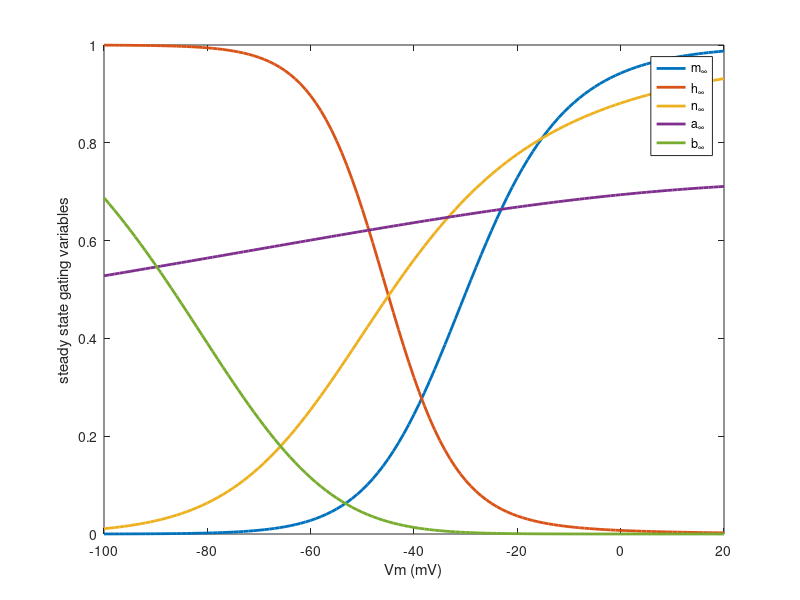

MATLAB code for this plot:
%% 
% *SARAH AKTARI (part 2 - steady state variables)*
% 
% *Equations for the steady state of each gating variable over a range of voltage* 
% 
% this portion of the code shows the steady state of each gating variable as 
% the membrane potential increases and decreases. this helps to better understand 
% the relationship between Na+, K+ and A-type current during and action potential. 
% since this portion of the code uses a given range for voltage as opposed to 
% being dependent on a differental equation and time, this portion is separate. 
% the end goal of this portion was to visual each gating variable of Na+, K+, 
% and A-type channels in its steady state in relation to each other. 

clearvars 
% 
Vm = (-100:1:20); %voltage vector in mV
%     % m variable 
alpha_m = (0.38.*(Vm+29.7))./(1-exp(-0.1.*(Vm+29.7)));
beta_m = 15.2.*exp(-0.0556.*(Vm+54.7));
% 
tau_m = 1./(alpha_m+beta_m);
m_inf = alpha_m./(alpha_m+beta_m);
% 
%     % h variable 
alpha_h = 0.266.*exp(-0.05.*(Vm+48));
beta_h = 3.8./(1+exp(-0.1.*(Vm+18)));
% 
tau_h = 1./(alpha_h+beta_h);
h_inf = alpha_h./(alpha_h+beta_h);
% 
%     % n variable 
alpha_n = (0.02.*(Vm+45.7))./(1-exp(-0.1.*(Vm+45.7)));
beta_n = 0.25.*exp(-0.0125.*(Vm+55.7));
% 
tau_n = 1./(alpha_n+beta_n);
n_inf = alpha_n./(alpha_n+beta_n);
% 
%     % a variable 
a_infpre = ((0.0761.*exp(0.0314.*(Vm)))./(1+exp(0.0346.*(Vm+1.17)))).^(1/3); % pre raising to exponential power 
a_inf = a_infpre .^ (1/3); % raised to 1/3 power 
tau_a = 0.3632 + (1.158./(1+exp(0.0497.*(Vm+55.96))));
% 
%     % b variable 
b_infpre = (1./(1+exp(0.0497.*(Vm+53.3)))); % pre raising to exponential power
b_inf = b_infpre .^ 4; % raising to power of 4, must create separate line
tau_b = 1.24 + (2.678./(1+exp(0.0624.*(Vm+50))));
% 
m_infinity = zeros(size(Vm)); %vector for m steady state variable 
% 
for v = 1:length(Vm) %value of m changes for each voltage
m_infinity(v) = alpha_m(v) / (alpha_m(v) + beta_m(v));
end
% 
h_infinity = zeros(size(Vm)); %vector for h steady state variable 
% 
for v = 1:length(Vm) %value of h changes for each voltage
h_infinity(v) = alpha_h(v) / (alpha_h(v) + beta_h(v));
end
% 
n_infinity = zeros(size(Vm)); %vector for n steady state variable
% 
for v = 1:length(Vm) %value of n changes for each voltage
n_infinity(v) = alpha_n(v) / (alpha_n(v) + beta_n(v));
end
% 
%% 
% *Plots of gating variables over a range of voltage* 

% % plotting steady state gating variables 
% 

plot(Vm, m_inf, 'LineWidth',2);
hold on 
plot(Vm,h_inf,'LineWidth', 2);
hold on 
plot(Vm, n_inf,'LineWidth', 2);
hold on 
plot(Vm, a_inf,'LineWidth', 2);
hold on 
plot(Vm, b_inf,'LineWidth', 2);
% 
legend ('m_{\infty}', 'h_{\infty}', 'n_{\infty}', 'a_{\infty}', 'b_{\infty}')
xlabel ('Vm (mV)')
ylabel ('steady state gating variables')